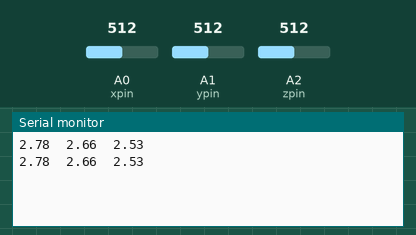
The sketch below on a simulated Arduino Uno, built with avr-gcc and run on an emulated ATmega328P. On the bench: the last lines printed to the serial monitor. Inputs (shaded band) come from the test bench; at power-on: A0 (xpin) = 512, A1 (ypin) = 512, A2 (zpin) = 512.

Above: at 1.8 s.
1.9 s: A0 (xpin) set to 716
At 2.7 s:
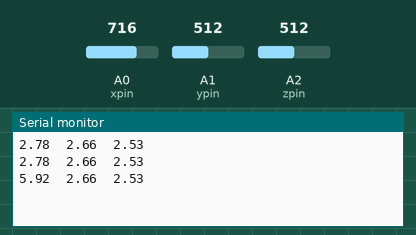
3.4 s: A1 (ypin) set to 716
At 4.5 s:
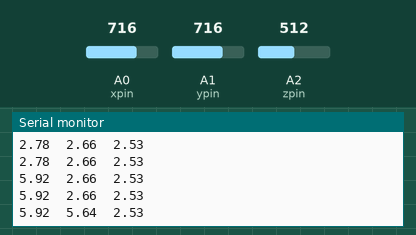
4.9 s: A2 (zpin) set to 716
At 5.4 s:
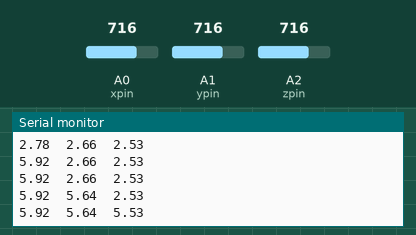
6.4 s: A0 (xpin) set to 900
At 7.7 s:
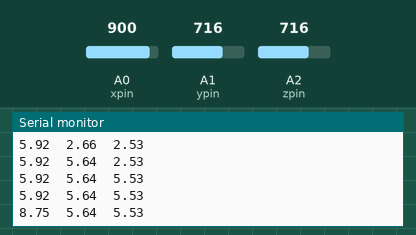
7.9 s: A1 (ypin) set to 900
At 8.8 s:
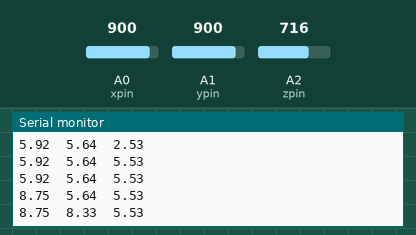
9.4 s: A2 (zpin) set to 900
At 10.9 s:
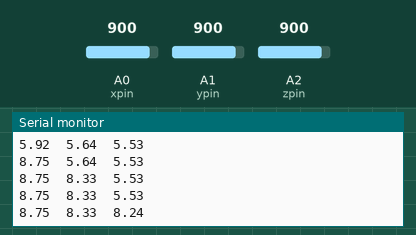
Timing chart, 0 to 11.9 s (numbered marks = the images above; inputs shaded):
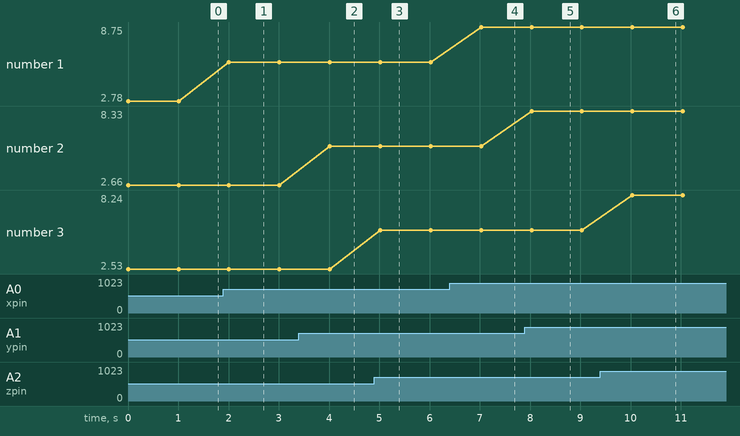

The sketch:

ADXL335.ino
```cpp
//ADXL335
/********************************
ADXL335
note:vcc-->5v ,but ADXL335 Vs is 3.3V
The circuit:
      5V: VCC
analog 0: x-axis
analog 1: y-axis
analog 2: z-axis
After burning the program, open the serial monitor debugging window, where you can see the data detected being displayed. When the acceleration varies, the figure will vary accordingly.
*********************************/
//Email:support@sunfounder.com
//Website:www.sunfounder.com
//2015.5.7
const int xpin = A0;                  // x-axis of the accelerometer
const int ypin = A1;                  // y-axis
const int zpin = A2;                  // z-axis (only on 3-axis models)
void setup()
{
 // initialize the serial communications:
 Serial.begin(9600);
}
void loop()
{
 int x = analogRead(xpin);  //read from xpin
 delay(1); //
 int y = analogRead(ypin);  //read from ypin
 delay(1);
 int z = analogRead(zpin);  //read from zpin

 float zero_G = 338.0; //ADXL335 power supply by Vs 3.3V:3.3V/5V*1024=676/2=338
//Serial.print(x);
//Serial.print("\t");
//Serial.print(y);
//Serial.print("\t");
//Serial.print(z);
//Serial.print("\n");
float zero_Gx=331.5;//the zero_G output of x axis:(x_max + x_min)/2
float zero_Gy=329.5;//the zero_G outgput of y axis:(y_max + y_min)/2
float zero_Gz=340.0;//the zero_G output of z axis:(z_max + z_min)/2

float scale = 67.6;//power supply by Vs 3.3V:3.3v /5v *1024/3.3v *330mv/g =67.6g
float scale_x = 65;//the scale of x axis: x_max/3.3v*330mv/g
float scale_y = 68.5;//the scale of y axis: y_max/3.3v*330mv/g
float scale_z = 68;//the scale of z axis: z_max/3.3v*330mv/g

Serial.print(((float)x - zero_Gx)/scale_x);  //print x value on serial monitor
Serial.print("\t");
Serial.print(((float)y - zero_Gy)/scale_y);  //print y value on serial monitor
Serial.print("\t");
Serial.print(((float)z - zero_Gz)/scale_z);  //print z value on serial monitor
Serial.print("\n");
delay(1000);  //wait for 1 second
}
```

Measured:
- after the input at 1.9 s, the serial monitor: prints a new line after 0.11 s (image 1)
- after the input at 3.4 s, the serial monitor: prints a new line after 0.62 s (image 2)
- after the input at 4.9 s, the serial monitor: prints a new line after 0.12 s (image 3)
- after the input at 6.4 s, the serial monitor: prints a new line after 0.63 s (image 4)
- after the input at 7.9 s, the serial monitor: prints a new line after 0.13 s (image 5)
- after the input at 9.4 s, the serial monitor: prints a new line after 0.64 s (image 6)
- plotted number 1: 2.78 → 5.92 after the input at 1.9 s, 5.92 → 8.75 after the input at 6.4 s
- plotted number 2: 2.66 → 5.64 after the input at 3.4 s, 5.64 → 8.33 after the input at 7.9 s
